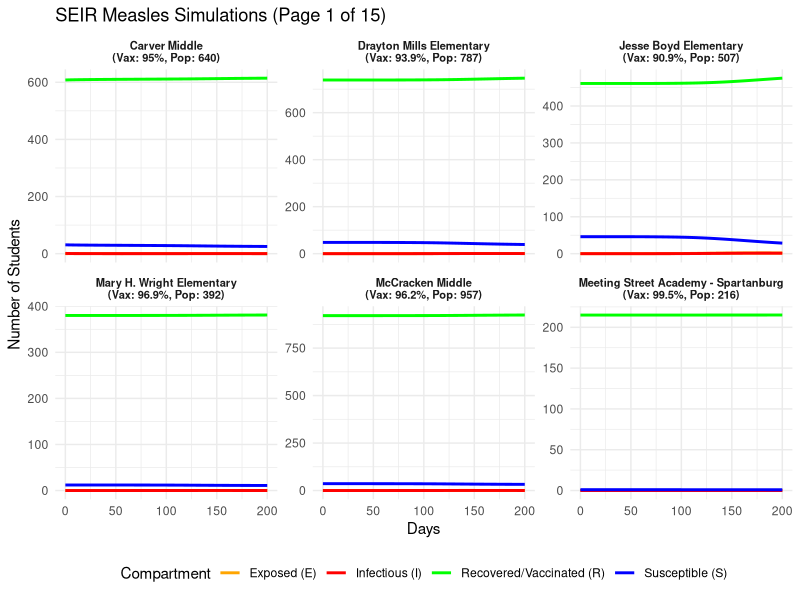
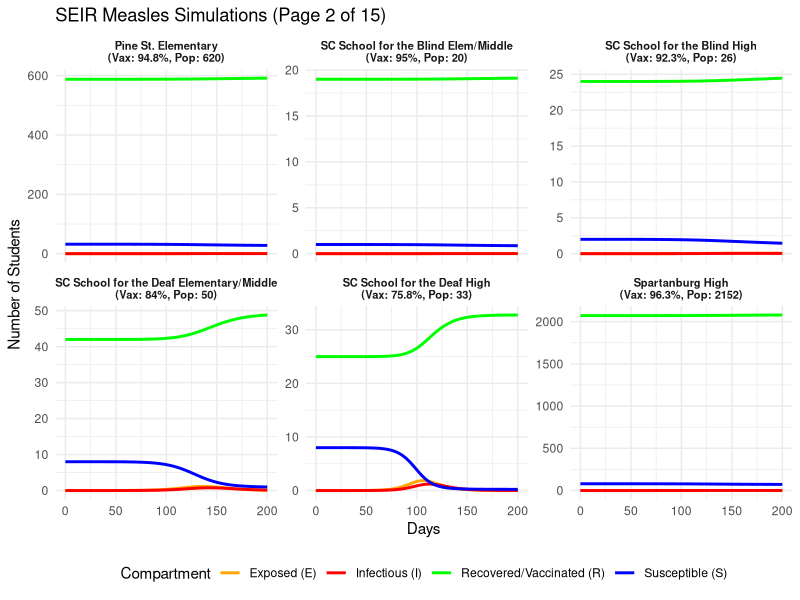
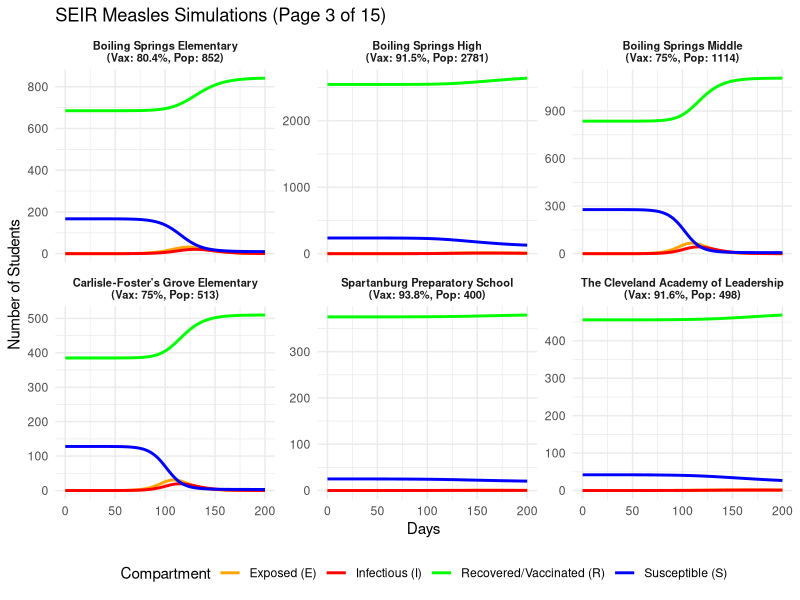
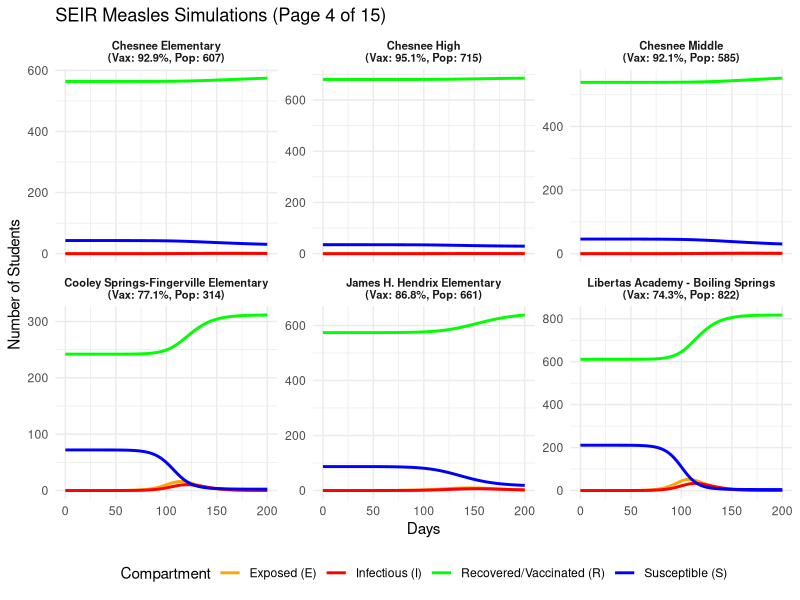
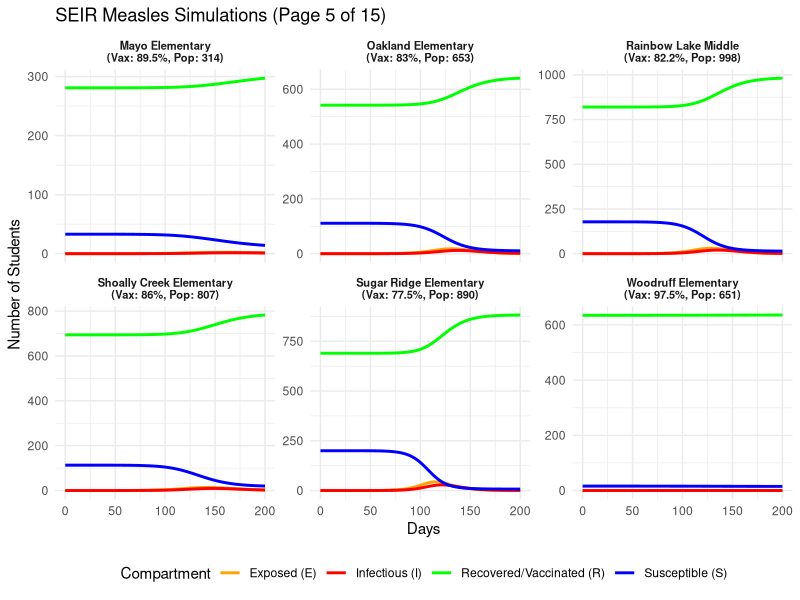
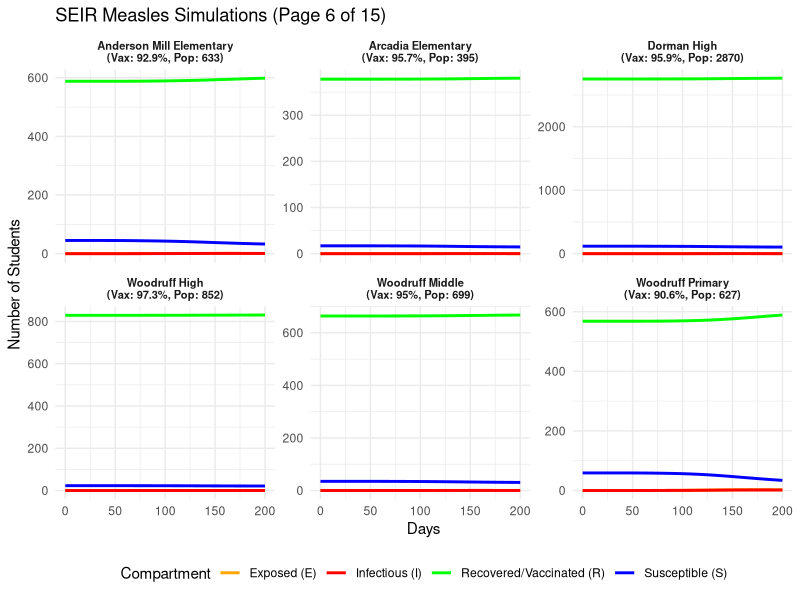
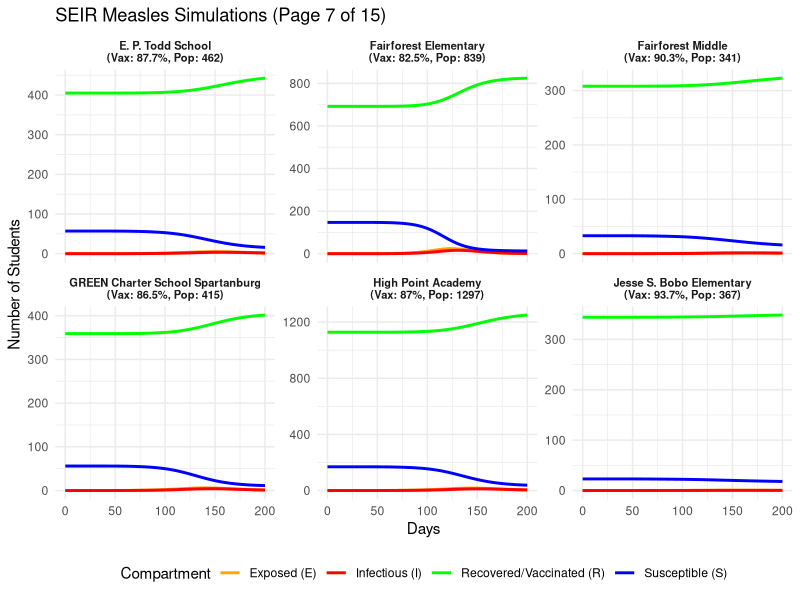
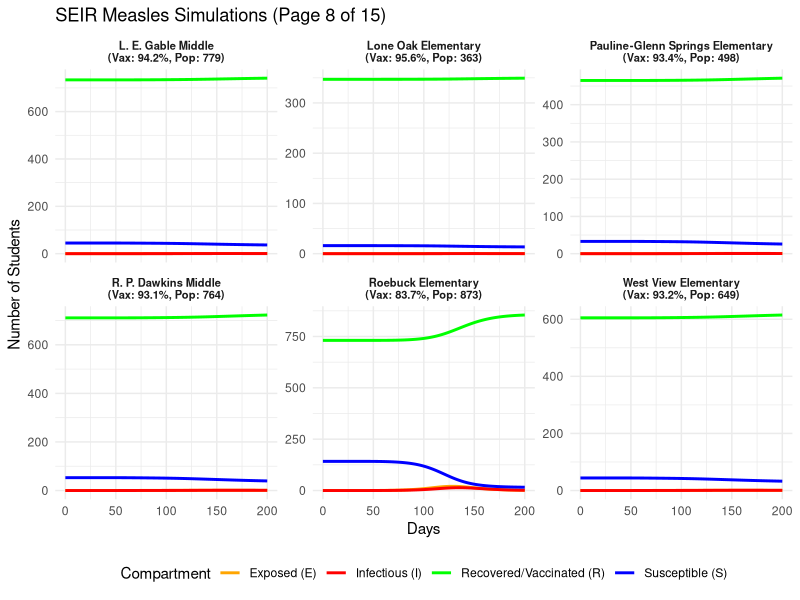

Here is the R script that generated these plots, in order:
library(tidyverse)
library(deSolve)


df <- read.csv("data/cleanned/school_data_joined.csv")
names(df) <- tolower(names(df))

if (!"unit_id" %in% names(df)) {
  df$unit_id <- as.character(1:nrow(df))
} else {
  df$unit_id <- as.character(df$unit_id)
}

df <- df %>%
  mutate(
    vax_rate = if_else(percent_immunized > 1, percent_immunized / 100, percent_immunized),
    school_id = row_number(),
    page = ceiling(school_id / 6)
  )

n_schools <- nrow(df)

net_df <- read.csv("data/cleanned/network_df.csv")
names(net_df) <- tolower(names(net_df))

id_cols <- names(net_df)[grep("unit|from|to|source|target|id", names(net_df))]

if (length(id_cols) >= 2) {
  net_df <- net_df %>%
    rename(
      unit_id_a = !!sym(id_cols[1]),
      unit_id_b = !!sym(id_cols[2])
    )
} else {
  colnames(net_df)[1:2] <- c("unit_id_a", "unit_id_b")
}

net_df <- net_df %>%
  mutate(
    unit_id_a = as.character(unit_id_a),
    unit_id_b = as.character(unit_id_b)
  )
#  Building Adjacency Matrix (A)

id_map <- setNames(1:n_schools, df$unit_id)
A      <- matrix(0, nrow = n_schools, ncol = n_schools)

for (k in 1:nrow(net_df)) {
  i <- id_map[net_df$unit_id_a[k]]
  j <- id_map[net_df$unit_id_b[k]]
  if (!is.na(i) && !is.na(j)) {
    w <- if("total_contacts" %in% names(net_df)) net_df$total_contacts[k] else 1
    A[i, j] <- w
    A[j, i] <- w
  }
}

row_sums <- rowSums(A)
row_sums[row_sums == 0] <- 1
A <- A / row_sums  

# Model Parameters & Initial Conditions
gamma_rate <- 1 / 7                    # Infectious period (~7 days)
sigma_rate <- 1 / 10                   # Incubation period (~10 days)
beta_rate  <- 15 * gamma_rate          # Intra-school transmission (R0 = 15)
alpha      <- 0.05                     # Alpha: Inter-school coupling coefficient (5%)
times      <- seq(0, 200, by = 1)

N <- df$total_students
R0_count <- round(N * df$vax_rate)
I0_count <- c(1, rep(0, n_schools - 1)) # Outbreak starts with 1 case in School 1
E0_count <- rep(0, n_schools)
S0_count <- pmax(0, N - I0_count - E0_count - R0_count)

initial_state <- c(S0_count, E0_count, I0_count, R0_count)
names(initial_state) <- c(
  paste0("S_", 1:n_schools),
  paste0("E_", 1:n_schools),
  paste0("I_", 1:n_schools),
  paste0("R_", 1:n_schools)
)

params <- list(
  beta  = beta_rate,
  sigma = sigma_rate,
  gamma = gamma_rate,
  alpha = alpha,
  N     = N,
  A     = A,
  n     = n_schools
)


seir_model <- function(time, state, parameters) {
  with(as.list(parameters), {
    S <- state[1:n]
    E <- state[(n + 1):(2 * n)]
    I <- state[(2 * n + 1):(3 * n)]
    R <- state[(3 * n + 1):(4 * n)]
    
    I_prop <- I / N
    lambda <- (beta * I_prop) + (alpha * beta * as.vector(A %*% I_prop))
    
    dS <- - lambda * S
    dE <-   lambda * S - (sigma * E)
    dI <-  (sigma * E) - (gamma * I)
    dR <-  (gamma * I)
    
    return(list(c(dS, dE, dI, dR)))
  })
}

output <- ode(y = initial_state, times = times, func = seir_model, parms = params)

results_long <- as.data.frame(output) %>%
  pivot_longer(cols = -time, names_to = "var", values_to = "Count") %>%
  mutate(
    Compartment = str_extract(var, "^[SEIR]"),
    school_id   = as.numeric(str_extract(var, "\\d+"))
  ) %>%
  left_join(df, by = "school_id") %>%
  mutate(school_label = paste0(school_name, "\n(Vax: ", round(vax_rate * 100, 1), "%, Pop: ", total_students, ")"))

total_pages <- max(df$page)

for (p in 1:total_pages) {
  page_data <- results_long %>% filter(page == p)
  
  p_plot <- ggplot(page_data, aes(x = time, y = Count, color = Compartment)) +
    geom_line(linewidth = 1) +
    #scale_y_log10() +
    scale_color_manual(
      values = c("S" = "blue", "E" = "orange", "I" = "red", "R" = "green"),
      labels = c(
        "S" = "Susceptible (S)",
        "E" = "Exposed (E)",
        "I" = "Infectious (I)",
        "R" = "Recovered/Vaccinated (R)"
      )
    ) +
    facet_wrap(~school_label, ncol = 3, scales = "free_y") +
    labs(
      title = paste0("SEIR Measles Simulations (Page ", p, " of ", total_pages, ")"),
      x = "Days",
      y = "Number of Students",
      color = "Compartment"
    ) +
    theme_minimal() +
    theme(
      strip.text = element_text(size = 8, face = "bold"),
      legend.position = "bottom"
    )
  
  print(p_plot)
}
